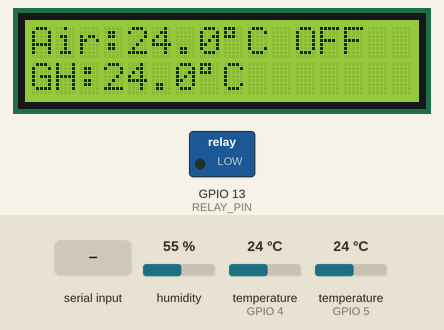
Simulated run of this sketch. Board: ESP32. Parts: 16×2 character LCD, switched loads named in the sketch (green lamp = pin HIGH). Inputs (shaded band) come from the test bench; at power-on: temperature (sensors on GPIO 5, GPIO 4) 24 °C, humidity 55 %. WiFi joins after 1.5 s; servers stay silent unless stated; uploads are accepted with an empty reply; what the sketch prints to the serial monitor is not drawn.

Above: at 7.8 s.
7.9 s: temperature (sensor on GPIO 5) set to 29.4 °C
At 13.5 s:
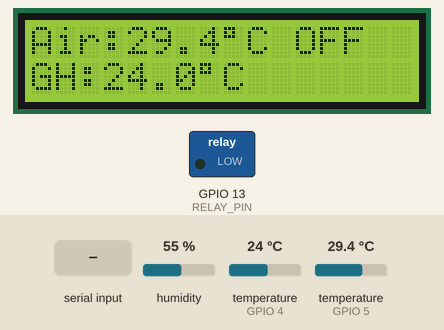
13.9 s: temperature (sensor on GPIO 5) set to 30.9 °C
At 18.5 s:
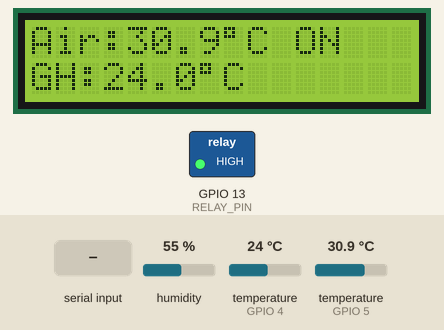
18.9 s: "OFF\n" received over Serial
At 20.0 s:
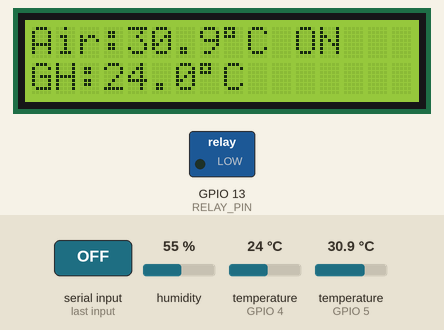
23.9 s: temperature (sensor on GPIO 4) set to 12 °C
At 28.5 s:
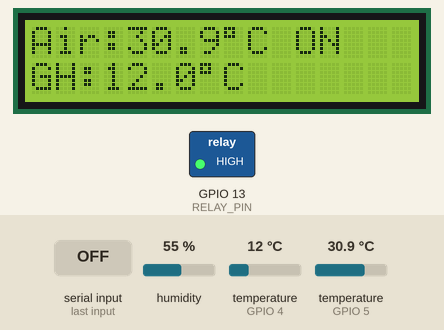
28.9 s: temperature (sensor on GPIO 4) set to 19 °C
At 33.5 s:
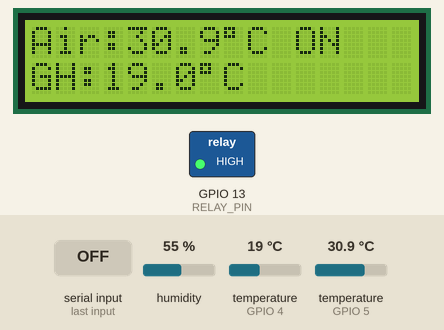
33.9 s: temperature (sensor on GPIO 4) set to 28 °C
At 38.5 s:
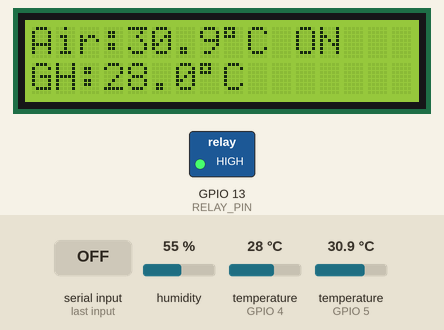
Timing chart, 0 to 39.9 s (numbered marks = the images above; inputs shaded):
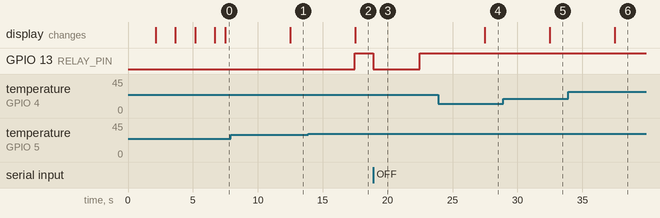

The sketch:

hydrocontrol.ino
```cpp
#include <WiFi.h>
#include <WiFiClientSecure.h>
#include <HTTPClient.h>
#include <ArduinoJson.h>

#include <Wire.h>
#include <LiquidCrystal_I2C.h>
#include <DHT.h>
#include <OneWire.h>
#include <DallasTemperature.h>

// ==========================================================================
// 1. KONFIGURASI WIFI
// ==========================================================================
const char* WIFI_SSID     = "anak hebat";
const char* WIFI_PASSWORD = "07112208";

// ==========================================================================
// 2. KONFIGURASI SUPABASE
// ==========================================================================
const char* SUPABASE_URL = "https://nvsvwizlvloburivvupj.supabase.co";
const char* SUPABASE_KEY = "eyJhbGciOiJIUzI1NiIsInR5cCI6IkpXVCJ9.eyJpc3MiOiJzdXBhYmFzZSIsInJlZiI6Im52c3Z3aXpsdmxvYnVyaXZ2dXBqIiwicm9sZSI6ImFub24iLCJpYXQiOjE3ODAxMjg4NTYsImV4cCI6MjA5NTcwNDg1Nn0.S7YzpgCX56OIdC37knmUhFduDf6YUO2MYBekO4rxChY";

// ==========================================================================
// 3. PIN
// ==========================================================================
#define DHTPIN       4
#define DHTTYPE      DHT22
#define ONE_WIRE_BUS 5
#define RELAY_PIN    13

// ==========================================================================
// 4. LOGIKA RELAY
// HIGH = Relay ON  = Peltier ON
// LOW  = Relay OFF = Peltier OFF
// ==========================================================================
#define RELAY_ON  HIGH
#define RELAY_OFF LOW

// ==========================================================================
// 5. BATAS SUHU AIR
// ==========================================================================
#define BATAS_SUHU_AIR 30.0

// ==========================================================================
// 6. INTERVAL
// ==========================================================================
const unsigned long INTERVAL_KIRIM   = 5000;  // kirim data ke Supabase (ms)
const unsigned long INTERVAL_COMMAND = 3000;  // cek perintah dari Supabase (ms)

// ==========================================================================
// 7. INISIALISASI OBJEK
// ==========================================================================
DHT dht(DHTPIN, DHTTYPE);

OneWire oneWire(ONE_WIRE_BUS);
DallasTemperature sensors(&oneWire);

LiquidCrystal_I2C lcd(0x27, 16, 2);

WiFiClientSecure secureClient;

// ==========================================================================
// 8. VARIABEL GLOBAL
// ==========================================================================
bool  relayState = false;
float suhuUdara  = 0;
float suhuAir    = 0;

unsigned long prevKirim   = 0;
unsigned long prevCommand = 0;

// ==========================================================================
// 9. FUNGSI KONTROL PELTIER
// ==========================================================================
void setPeltier(bool state) {
  relayState = state;
  digitalWrite(RELAY_PIN, relayState ? RELAY_ON : RELAY_OFF);

  if (relayState) {
    Serial.println("RELAY ON | PELTIER ON");
  } else {
    Serial.println("RELAY OFF | PELTIER OFF");
  }
}

// ==========================================================================
// 10. KONTROL OTOMATIS BERDASARKAN SUHU AIR
// ==========================================================================
void kontrolPeltierOtomatis() {
  if (suhuAir > BATAS_SUHU_AIR) {
    setPeltier(true);
    Serial.println("AUTO: Suhu air > 30C | PELTIER ON");
  } else if (suhuAir < BATAS_SUHU_AIR) {
    setPeltier(false);
    Serial.println("AUTO: Suhu air < 30C | PELTIER OFF");
  }
  // Jika suhuAir tepat 30.0C, status Peltier tetap seperti sebelumnya
}

// ==========================================================================
// 11. KONEKSI WIFI
// ==========================================================================
void connectWiFi() {
  Serial.print("Menghubungkan ke WiFi: ");
  Serial.println(WIFI_SSID);

  WiFi.mode(WIFI_STA);
  WiFi.begin(WIFI_SSID, WIFI_PASSWORD);

  lcd.clear();
  lcd.setCursor(0, 0);
  lcd.print("Connecting WiFi");

  while (WiFi.status() != WL_CONNECTED) {
    delay(500);
    Serial.print(".");
  }

  Serial.println();
  Serial.println("WiFi terhubung");
  Serial.print("IP Address: ");
  Serial.println(WiFi.localIP());

  lcd.clear();
  lcd.setCursor(0, 0);
  lcd.print("WiFi Connected");
  lcd.setCursor(0, 1);
  lcd.print(WiFi.localIP());
  delay(1500);
}

// ==========================================================================
// 12. BACA SENSOR
// ==========================================================================
void readSensor() {
  suhuUdara = dht.readTemperature();

  sensors.requestTemperatures();
  suhuAir = sensors.getTempCByIndex(0);

  if (isnan(suhuUdara)) {
    suhuUdara = 0;
  }

  if (suhuAir == DEVICE_DISCONNECTED_C) {
    suhuAir = 0;
  }
}

// ==========================================================================
// 13. KIRIM DATA SENSOR KE SUPABASE
// ==========================================================================
void kirimKeSupabase() {
  HTTPClient http;
  String url = String(SUPABASE_URL) + "/rest/v1/sensor_readings";

  http.begin(secureClient, url);
  http.addHeader("Content-Type", "application/json");
  http.addHeader("apikey", SUPABASE_KEY);
  http.addHeader("Authorization", String("Bearer ") + SUPABASE_KEY);
  http.addHeader("Prefer", "return=minimal");

  String body = "{\"water_temp\":" + String(suhuAir, 1)
    + ",\"env_temp\":" + String(suhuUdara, 1)
    + ",\"peltier_on\":" + String(relayState ? "true" : "false") + "}";

  int code = http.POST(body);

  if (code == 201) {
    Serial.printf("Supabase OK | Air:%.1f GH:%.1f Peltier:%s\n",
                  suhuAir, suhuUdara, relayState ? "ON" : "OFF");
  } else {
    Serial.printf("Supabase error: HTTP %d\n", code);
  }

  http.end();
}

// ==========================================================================
// 14. TANDAI PERINTAH SEBAGAI EXECUTED
// ==========================================================================
void tandaiDieksekusi(long id) {
  HTTPClient http;
  String url = String(SUPABASE_URL)
    + "/rest/v1/peltier_commands?id=eq."
    + String(id);

  http.begin(secureClient, url);
  http.addHeader("Content-Type", "application/json");
  http.addHeader("apikey", SUPABASE_KEY);
  http.addHeader("Authorization", String("Bearer ") + SUPABASE_KEY);
  http.addHeader("Prefer", "return=minimal");

  String patchBody = "{\"executed\":true}";
  http.sendRequest("PATCH", patchBody);
  http.end();
}

// ==========================================================================
// 15. CEK PERINTAH PELTIER DARI SUPABASE
// ==========================================================================
void cekPerintahPeltier() {
  HTTPClient http;
  String url = String(SUPABASE_URL)
    + "/rest/v1/peltier_commands"
    + "?executed=eq.false&order=created_at.desc&limit=1";

  http.begin(secureClient, url);
  http.addHeader("apikey", SUPABASE_KEY);
  http.addHeader("Authorization", String("Bearer ") + SUPABASE_KEY);

  int code = http.GET();

  if (code == 200) {
    String payload = http.getString();
    StaticJsonDocument<256> doc;
    DeserializationError err = deserializeJson(doc, payload);

    if (!err && doc.is<JsonArray>() && doc.size() > 0) {
      long        id      = doc[0]["id"];
      const char* command = doc[0]["command"];

      Serial.printf("Perintah manual diterima: %s (id=%ld)\n", command, id);

      if      (strcmp(command, "ON")  == 0) setPeltier(true);
      else if (strcmp(command, "OFF") == 0) setPeltier(false);
      else {
        Serial.println("Perintah tidak valid.");
      }

      tandaiDieksekusi(id);
    }
  } else {
    Serial.printf("Gagal cek perintah: HTTP %d\n", code);
  }

  http.end();
}

// ==========================================================================
// 16. TAMPILKAN DATA KE LCD
// ==========================================================================
void updateLCD() {
  lcd.setCursor(0, 0);
  lcd.print("Air:");
  lcd.print(suhuAir, 1);
  lcd.print((char)223); // simbol derajat
  lcd.print("C ");

  if (relayState) {
    lcd.print("ON ");
  } else {
    lcd.print("OFF");
  }

  lcd.print("   ");

  lcd.setCursor(0, 1);
  lcd.print("GH:");
  lcd.print(suhuUdara, 1);
  lcd.print((char)223);
  lcd.print("C        ");
}

// ==========================================================================
// 17. SETUP
// ==========================================================================
void setup() {
  Serial.begin(115200);

  dht.begin();
  sensors.begin();

  pinMode(RELAY_PIN, OUTPUT);
  digitalWrite(RELAY_PIN, RELAY_OFF);
  relayState = false;

  lcd.begin();
  lcd.backlight();
  lcd.setCursor(0, 0);
  lcd.print("Sistem Suhu Air");
  lcd.setCursor(0, 1);
  lcd.print("& Greenhouse");
  delay(2000);
  lcd.clear();

  connectWiFi();

  // Nonaktifkan verifikasi SSL
  secureClient.setInsecure();

  lcd.clear();
  lcd.setCursor(0, 0);
  lcd.print("Supabase Ready");
  delay(1500);
  lcd.clear();

  Serial.println("=== KONTROL PELTIER VIA SUPABASE ===");
  Serial.printf("Threshold      : %.1f C\n", BATAS_SUHU_AIR);
  Serial.println("Kirim data     : setiap 5 detik");
  Serial.println("Cek perintah   : setiap 3 detik");
  Serial.println("Peltier ON  jika suhu air > 30.0 C");
  Serial.println("Peltier OFF jika suhu air < 30.0 C");
}

// ==========================================================================
// 18. LOOP
// ==========================================================================
void loop() {
  // Reconnect WiFi jika terputus
  if (WiFi.status() != WL_CONNECTED) {
    connectWiFi();
    return;
  }

  // Kontrol manual dari Serial Monitor (debug)
  if (Serial.available()) {
    String data = Serial.readStringUntil('\n');
    data.trim();

    if (data == "1" || data == "ON") {
      setPeltier(true);
    } else if (data == "0" || data == "OFF") {
      setPeltier(false);
    }
  }

  unsigned long now = millis();

  // Kirim data sensor + kontrol otomatis setiap INTERVAL_KIRIM
  if (now - prevKirim >= INTERVAL_KIRIM) {
    prevKirim = now;

    readSensor();
    kontrolPeltierOtomatis();
    updateLCD();

    Serial.print("Air:");
    Serial.print(suhuAir, 1);
    Serial.print("C | GH:");
    Serial.print(suhuUdara, 1);
    Serial.print("C | Peltier:");
    Serial.println(relayState ? "ON" : "OFF");

    kirimKeSupabase();
  }

  // Cek perintah manual dari Supabase setiap INTERVAL_COMMAND
  if (now - prevCommand >= INTERVAL_COMMAND) {
    prevCommand = now;
    cekPerintahPeltier();
  }
}
```

Measured:
- the behaviour switches between 30 and 30.1 °C on temperature (sensor on GPIO 5) (found by bisection; images 1 and 2)
- after the input at 7.9 s, the display: changes after 4.6 s (image 1)
- after the input at 13.9 s, GPIO 13 (RELAY_PIN): LOW → HIGH after 3.6 s; the display: changes after 3.6 s (image 2)
- after the input at 18.9 s, GPIO 13 (RELAY_PIN): HIGH → LOW at once, → HIGH 3.6 s later
- after the input at 23.9 s, the display: changes after 3.6 s (image 4)
- after the input at 28.9 s, the display: changes after 3.6 s (image 5)
- after the input at 33.9 s, the display: changes after 3.6 s (image 6)
